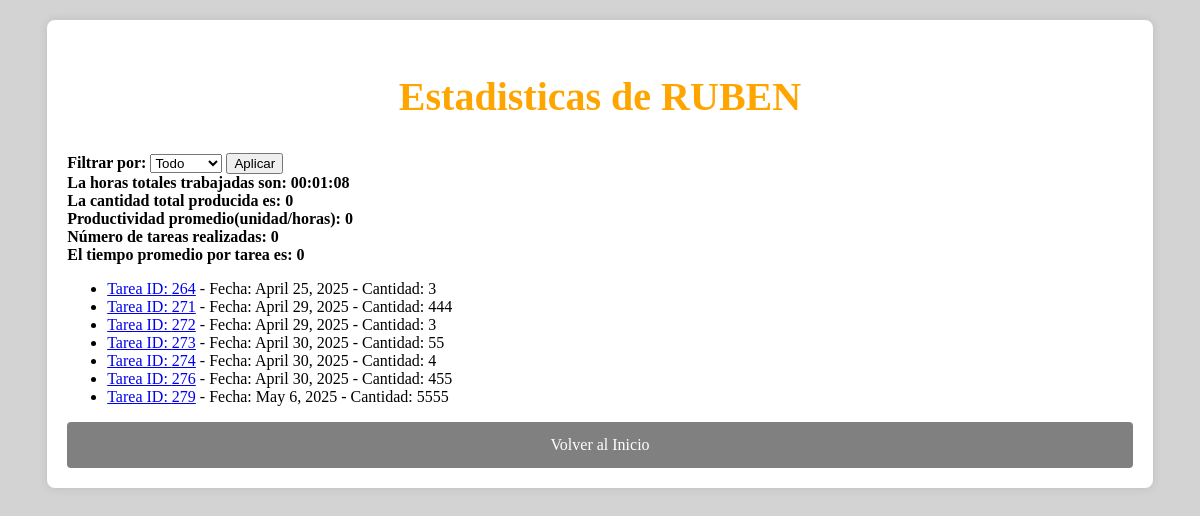
/estadisticas_trabajador/1/, run on an earlier commit of the app's database.
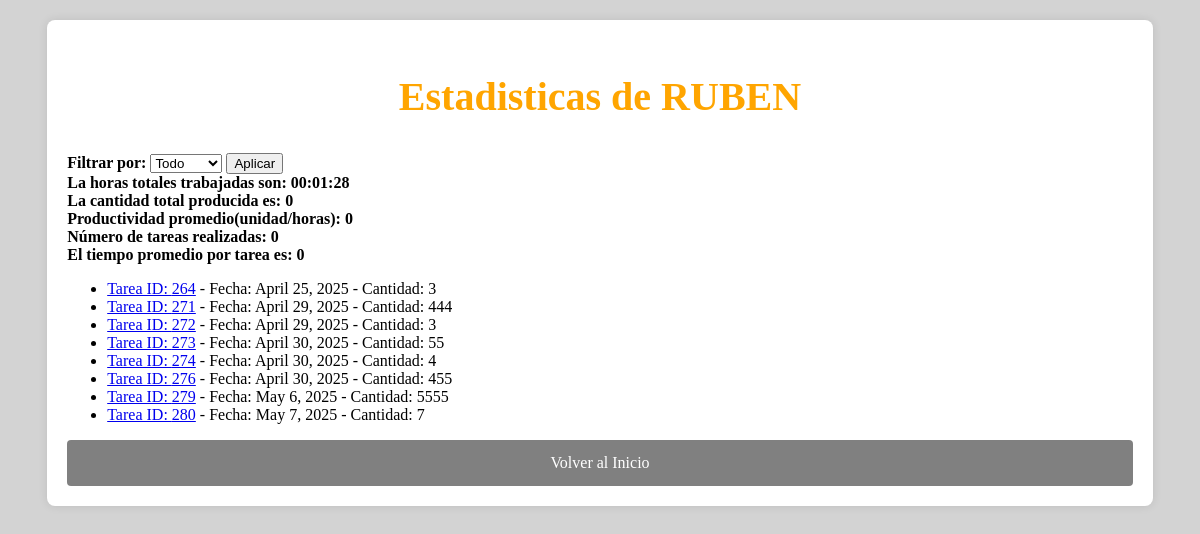
And on a later commit of the database.
### pda/models.py (models this page shows, shortened)
class Patio(models.Model):
    fecha = models.DateField(verbose_name='Fecha', null=True, blank=True)
    horaInicio = models.TimeField(verbose_name='H.Inicio', null=True, blank=True)
    horaFin = models.TimeField(verbose_name='H.Fin', null=True, blank=True)
    idTipTarea = models.IntegerField(verbose_name='Tip.Tarea', null=True, blank=True)
    idOper1 = models.IntegerField(verbose_name='Op.1', null=True, blank=True)
    idOper2 = models.IntegerField(verbose_name='Op.2', null=True, blank=True)
    cantidad = models.IntegerField(verbose_name='Cantidad', null=True, blank=True)

### pda/views.py (the view, shortened to what this page needs)
# urls.py: path('estadisticas_trabajador/<int:trabajador_id>/',estadisticas_trabajador,name='estadisticas_trabajador'),
def estadisticas_trabajador(request,trabajador_id):
    trabajador=get_object_or_404(Trabajador, id=trabajador_id)
    tareas=Patio.objects.filter(Q(idOper1=trabajador_id)| Q( idOper2=trabajador_id))
    periodo=request.GET.get('periodo')
    hoy=date.today()
    cantidadTotal=0
    tiempoTotalSegundos=0
    productividad=0
    numTareas=0
    tiempoPromedio=0
    for tarea in tareas:
            if tarea.horaInicio and tarea.horaFin:
                fecha=tarea.fecha
                hora_inicio=datetime.combine(fecha,tarea.horaInicio)
                hora_fin=datetime.combine(fecha,tarea.horaFin)
                tiempoSegundos = (hora_fin - hora_inicio).total_seconds()
                tiempoTotalSegundos+= tiempoSegundos
    horas = int(tiempoTotalSegundos // 3600)
    minutos = int((tiempoTotalSegundos % 3600) // 60)
    segundos = int(tiempoTotalSegundos % 60)
    tiempoFinal = f"{horas:02d}:{minutos:02d}:{segundos:02d}"
    return render(request,'estadisticas_trabajador.html',{
        'trabajador':trabajador,
        'tareas':tareas,
        'tiempo_total':tiempoFinal,
        'cantidad_total':cantidadTotal,
        'productividad':productividad,
        'numTareas':numTareas,
        'tiempoPromedio':tiempoPromedio
    })

### templates/estadisticas_trabajador.html (shortened to what this page needs)
<!DOCTYPE html>
<html lang="en">
<head>
</head>
<body>
    <div class="container">
        <div class="form-container">
            <h2>Estadisticas de {{trabajador.nombre}}</h2>
            <form method="get">
                <label for="periodo"><strong>Filtrar por:</strong></label>
                <select name="periodo" id="periodo">
                    <option value="todo">Todo</option>
                </select>
                <button type="submit">Aplicar</button>
            </form>
            <strong>La horas totales trabajadas son: {{ tiempo_total }}</strong><br>
            <strong>La cantidad total producida es: {{cantidad_total}}</strong><br>
            <strong>Productividad promedio(unidad/horas): {{productividad}}</strong><br>
            <strong>Número de tareas realizadas: {{numTareas}}</strong><br>
            <strong>El tiempo promedio por tarea es: {{tiempoPromedio}}</strong><br>
            <ul>
                {% for tarea in tareas %}
                <li>
                    <a href="{% url 'detalle_tarea' tarea.id %}"> Tarea ID: {{ tarea.id }}</a> - Fecha: {{ tarea.fecha}} - Cantidad: {{ tarea.cantidad }}
                </li>
                {% empty %}
                <p>No hay tareas registradas para este trabajador</p>
                {% endfor %}
            </ul>
            <a class="aEnlac" href="/paginaInicial/">Volver al Inicio</a>
        </div>
    </div>
</body>
</html>

What changed in the data, as far as the page shows it:
added Patio: id "280", fecha "May 7, 2025", cantidad "7"
Also different on the page:
{{ tiempo_total }}: "00:01:08" → "00:01:28"
